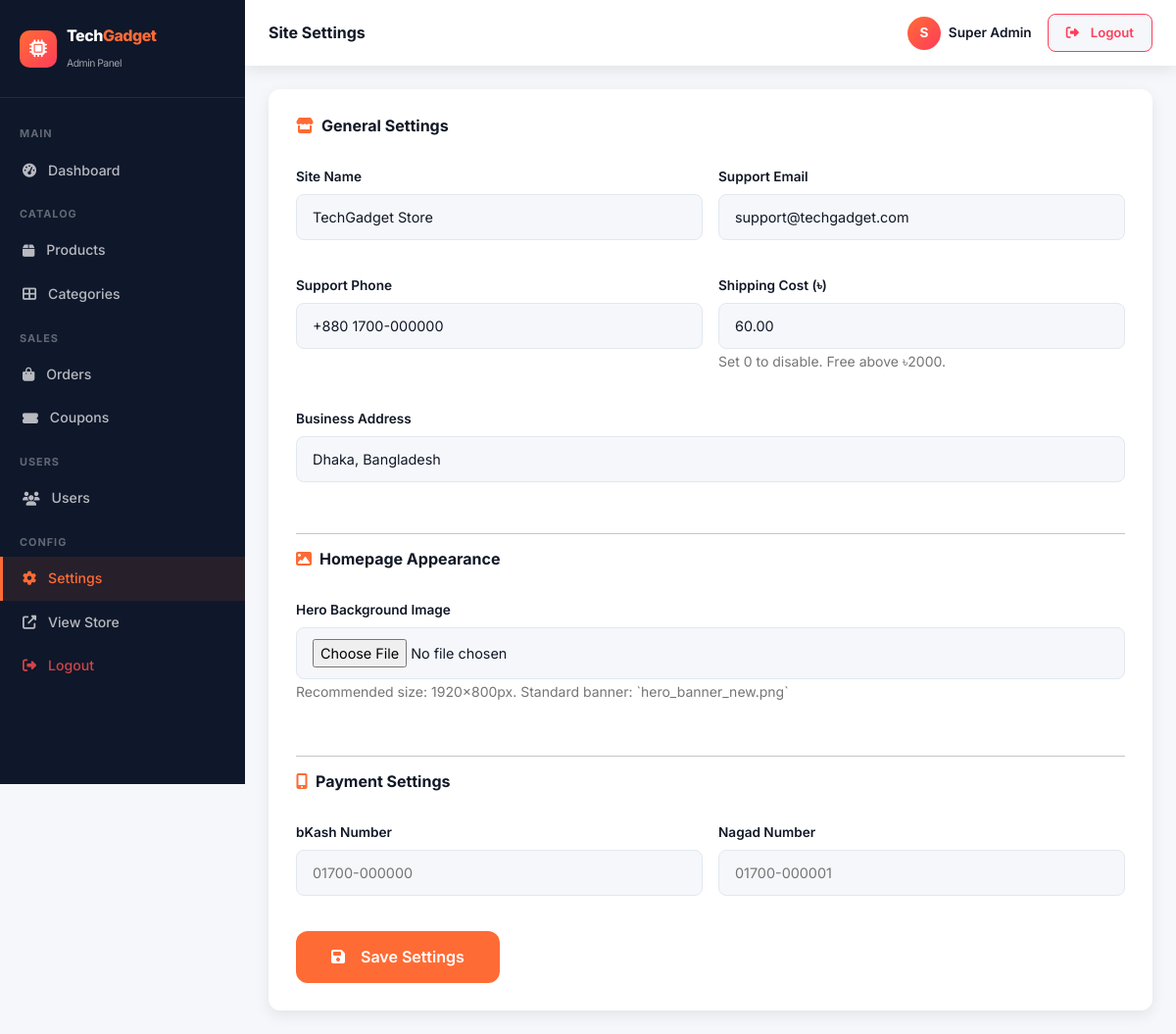
Page /admin/settings.php (signed in) on the committed database.
### tables this page shows
CREATE TABLE `settings` (
  `id` int(11) NOT NULL AUTO_INCREMENT,
  `site_name` varchar(100) DEFAULT 'TechGadget Store',
  `site_logo` varchar(255) DEFAULT '',
  `footer_text` varchar(255) DEFAULT '© 2026 TechGadget Store. All rights reserved.',
  `currency` varchar(10) DEFAULT 'BDT',
  `currency_symbol` varchar(5) DEFAULT '৳',
  `shipping_cost` decimal(10,2) DEFAULT 60.00,
  `email` varchar(100) DEFAULT 'support@techgadget.com',
  `phone` varchar(30) DEFAULT '+880 1700-000000',
  `address` varchar(255) DEFAULT 'Dhaka, Bangladesh',
  `facebook` varchar(255) DEFAULT '#',
  `instagram` varchar(255) DEFAULT '#',
  `youtube` varchar(255) DEFAULT '#',
  `twitter` varchar(255) DEFAULT '#',
  `bkash_number` varchar(20) DEFAULT '',
  `nagad_number` varchar(20) DEFAULT '',
  `maintenance_mode` tinyint(1) DEFAULT 0,
  `updated_at` timestamp DEFAULT CURRENT_TIMESTAMP ON UPDATE CURRENT_TIMESTAMP,
  PRIMARY KEY (`id`)
);

### includes/functions.php (called while the page is built, shortened)
<?php
require_once __DIR__ . '/db.php';
function isAdmin() {
    return isset($_SESSION['admin_id']);
}
function currentAdmin() {
    global $pdo;
    $stmt = $pdo->prepare("SELECT * FROM admins WHERE id = ?");
    $stmt->execute([$_SESSION['admin_id']]);
    return $stmt->fetch();
}
function sanitize($str) {
    return htmlspecialchars(strip_tags(trim($str)), ENT_QUOTES, 'UTF-8');
}
function getSettings() {
    global $pdo;
    static $settings = null;
    if ($settings === null) {
        try {
            $stmt = $pdo->query("SELECT * FROM settings LIMIT 1");
            $settings = $stmt->fetch() ?: [];
        } catch (Exception $e) {
            $settings = [];
        }
        $settings += [
            'site_name'     => 'TechGadget Store',
            'site_email'    => 'support@techgadget.com',
            'site_phone'    => '+880 1700-000000',
            'site_address'  => 'Dhaka, Bangladesh',
            'shipping_cost' => 60,
            'bkash_number'  => '01700-000000',
            'nagad_number'  => '01700-000001',
            'currency'      => 'BDT',
            'currency_symbol'=> '৳',
        ];
    }
    return $settings;
}

### admin/settings.php (the view, shortened to what this page needs)
<?php
require_once __DIR__ . '/../includes/functions.php';
$adminTitle = 'Site Settings';
$settings = getSettings();
include __DIR__ . '/includes/admin_header.php';
?>
<form method="POST" enctype="multipart/form-data" style="background:#fff;border-radius:var(--tg-radius);padding:28px;box-shadow:var(--tg-shadow)">
  <div class="row g-3">
    <div class="col-12"><h6 class="fw-700 mb-3"><i class="fas fa-store me-2 text-accent"></i>General Settings</h6></div>
    <div class="col-md-6"><div class="tg-input-group"><label>Site Name</label><input name="site_name" class="tg-input" value="<?php echo sanitize($settings['site_name']??'TechGadget Store'); ?>"></div></div>
    <div class="col-md-6"><div class="tg-input-group"><label>Support Email</label><input name="site_email" type="email" class="tg-input" value="<?php echo sanitize($settings['site_email']??''); ?>"></div></div>
    <div class="col-md-6"><div class="tg-input-group"><label>Support Phone</label><input name="site_phone" class="tg-input" value="<?php echo sanitize($settings['site_phone']??''); ?>"></div></div>
    <div class="col-md-6"><div class="tg-input-group"><label>Shipping Cost (৳)</label><input name="shipping_cost" type="number" step="0.01" class="tg-input" value="<?php echo $settings['shipping_cost']??60; ?>"><small class="text-muted">Set 0 to disable. Free above ৳2000.</small></div></div>
    <div class="col-12"><div class="tg-input-group"><label>Business Address</label><input name="site_address" class="tg-input" value="<?php echo sanitize($settings['site_address']??''); ?>"></div></div>
    <div class="col-12"><hr><h6 class="fw-700 mb-3"><i class="fas fa-image me-2 text-accent"></i>Homepage Appearance</h6></div>
    <div class="col-md-12">
      <div class="tg-input-group">
        <label>Hero Background Image</label>
        <div class="d-flex align-items-center gap-3">
          <input type="file" name="site_hero_bg" class="tg-input" accept="image/*">
        </div>
        <small class="text-muted">Recommended size: 1920x800px. Standard banner: `hero_banner_new.png`</small>
      </div>
    </div>
    <div class="col-12"><hr><h6 class="fw-700 mb-3"><i class="fas fa-mobile-alt me-2 text-accent"></i>Payment Settings</h6></div>
    <div class="col-md-6"><div class="tg-input-group"><label>bKash Number</label><input name="bkash_number" class="tg-input" value="<?php echo sanitize($settings['bkash_number']??''); ?>" placeholder="01700-000000"></div></div>
    <div class="col-md-6"><div class="tg-input-group"><label>Nagad Number</label><input name="nagad_number" class="tg-input" value="<?php echo sanitize($settings['nagad_number']??''); ?>" placeholder="01700-000001"></div></div>
  </div>
  <button type="submit" class="tg-btn tg-btn-primary tg-btn-lg mt-3"><i class="fas fa-save me-2"></i>Save Settings</button>
</form>
<?php include __DIR__ . '/includes/admin_footer.php'; ?>

### admin/includes/admin_header.php (shortened to what this page needs)
<?php $adminPage = basename($_SERVER['PHP_SELF']); ?>
<!DOCTYPE html>
<html lang="en">
<head>
<link href="https://cdnjs.cloudflare.com/ajax/libs/mdb-ui-kit/6.4.2/mdb.min.css" rel="stylesheet">
<link href="https://cdnjs.cloudflare.com/ajax/libs/font-awesome/6.5.0/css/all.min.css" rel="stylesheet">
<link href="<?php echo SITE_URL; ?>/assets/css/style.css" rel="stylesheet">
<link href="<?php echo SITE_URL; ?>/admin/assets/admin.css" rel="stylesheet">
</head>
<body style="padding-bottom:0">
<div class="tg-admin-wrapper">
<aside class="tg-admin-sidebar">
  <div class="tg-admin-brand">
    <a href="<?php echo SITE_URL; ?>/admin/" class="tg-brand text-decoration-none">
      <div class="tg-brand-icon"><i class="fas fa-microchip"></i></div>
      <div class="tg-brand-text" style="font-size:1rem;color:#fff">Tech<span>Gadget</span><br><small style="font-size:.65rem;opacity:.6;font-weight:400">Admin Panel</small></div>
    </a>
  </div>
  <nav class="tg-admin-nav">
    <div class="tg-admin-nav-section">Main</div>
    <a href="<?php echo SITE_URL; ?>/admin/" class="tg-admin-nav-link <?php echo $adminPage==='index.php'?'active':''; ?>"><i class="fas fa-tachometer-alt"></i>Dashboard</a>
    <div class="tg-admin-nav-section">Catalog</div>
    <a href="<?php echo SITE_URL; ?>/admin/products.php" class="tg-admin-nav-link <?php echo in_array($adminPage,['products.php','add-product.php'])?'active':''; ?>"><i class="fas fa-box"></i>Products</a>
    <a href="<?php echo SITE_URL; ?>/admin/categories.php" class="tg-admin-nav-link <?php echo $adminPage==='categories.php'?'active':''; ?>"><i class="fas fa-th-large"></i>Categories</a>
    <div class="tg-admin-nav-section">Sales</div>
    <a href="<?php echo SITE_URL; ?>/admin/orders.php" class="tg-admin-nav-link <?php echo $adminPage==='orders.php'?'active':''; ?>"><i class="fas fa-shopping-bag"></i>Orders</a>
    <a href="<?php echo SITE_URL; ?>/admin/coupons.php" class="tg-admin-nav-link <?php echo $adminPage==='coupons.php'?'active':''; ?>"><i class="fas fa-ticket-alt"></i>Coupons</a>
    <div class="tg-admin-nav-section">Users</div>
    <a href="<?php echo SITE_URL; ?>/admin/users.php" class="tg-admin-nav-link <?php echo $adminPage==='users.php'?'active':''; ?>"><i class="fas fa-users"></i>Users</a>
    <div class="tg-admin-nav-section">Config</div>
    <a href="<?php echo SITE_URL; ?>/admin/settings.php" class="tg-admin-nav-link <?php echo $adminPage==='settings.php'?'active':''; ?>"><i class="fas fa-cog"></i>Settings</a>
    <a href="<?php echo SITE_URL; ?>/" target="_blank" class="tg-admin-nav-link"><i class="fas fa-external-link-alt"></i>View Store</a>
    <a href="<?php echo SITE_URL; ?>/admin/logout.php" class="tg-admin-nav-link" style="color:rgba(255,80,80,.8)"><i class="fas fa-sign-out-alt"></i>Logout</a>
  </nav>
</aside>
<div class="tg-admin-content">
  <div class="tg-admin-topbar">
    <div class="d-flex align-items-center gap-3">
      <h6 class="fw-700 mb-0"><?php echo $adminTitle ?? 'Dashboard'; ?></h6>
    </div>
    <div class="d-flex align-items-center gap-3">
      <?php $admin = currentAdmin(); ?>
      <div class="d-flex align-items-center gap-2">
        <div class="tg-avatar-placeholder" style="width:34px;height:34px;font-size:.85rem"><?php echo strtoupper(substr($admin['name']??'A',0,1)); ?></div>
        <span style="font-size:.85rem;font-weight:600"><?php echo sanitize($admin['name']??'Admin'); ?></span>
      </div>
      <a href="<?php echo SITE_URL; ?>/admin/logout.php" class="tg-btn tg-btn-sm" style="background:var(--tg-bg);color:var(--tg-danger);border:1px solid var(--tg-danger)"><i class="fas fa-sign-out-alt me-1"></i>Logout</a>
    </div>
  </div>

### assets/css/style.css (style rules this page uses)
:root { --tg-primary: #0F172A; --tg-primary-mid: #1E293B; --tg-primary-light: #334155; --tg-accent: #FF6B35; --tg-accent-light: #E85A2A; --tg-cyan: #00d4ff; --tg-success: #00c576; --tg-danger: #ff3d5a; --tg-warning: #ffb800; --tg-text: #111827; --tg-text-muted: #6B7280; --tg-bg: #F5F7FA; --tg-card: #FFFFFF; --tg-border: #e2e8f0; --tg-radius: 12px; --tg-radius-sm: 8px; --tg-radius-lg: 20px; --tg-shadow: 0 5px 15px rgba(0, 0, 0, 0.08); --tg-shadow-lg: 0 8px 40px rgba(15, 23, 42, 0.15); --tg-transition: 0.3s cubic-bezier(0.4, 0, 0.2, 1); --font-main: 'Inter', system-ui, sans-serif; }
*, *::before, *::after { box-sizing: border-box }
html { scroll-behavior: smooth }
body { font-family: var(--font-main); background: var(--tg-bg); color: var(--tg-text); line-height: 1.6; padding-bottom: 70px }
@media (min-width:1200px) { body { padding-bottom: 0 } }
a { color: var(--tg-accent); text-decoration: none; transition: color var(--tg-transition) }
.fw-700 { font-weight: 700 !important }
.tg-brand { display: flex; align-items: center; gap: 10px; text-decoration: none }
.tg-brand-icon { width: 38px; height: 38px; background: linear-gradient(135deg, var(--tg-accent), #ff3d5a); border-radius: 10px; display: flex; align-items: center; justify-content: center; color: #fff; font-size: 18px; flex-shrink: 0 }
.tg-brand-text { font-size: 1.35rem; font-weight: 800; color: var(--tg-primary); letter-spacing: -0.5px }
.tg-brand-text span { color: var(--tg-accent) }
.tg-avatar-placeholder { width: 38px; height: 38px; border-radius: 50%; background: linear-gradient(135deg, var(--tg-accent), #ff3d5a); color: #fff; display: flex; align-items: center; justify-content: center; font-weight: 700; font-size: .95rem }
.tg-input-group { position: relative; margin-bottom: 20px }
.tg-input-group label { display: block; font-size: .85rem; font-weight: 600; margin-bottom: 6px; color: var(--tg-text) }
.tg-input { width: 100%; padding: 11px 16px; border: 1.5px solid var(--tg-border); border-radius: var(--tg-radius-sm); font-size: .9rem; background: var(--tg-bg); color: var(--tg-text); transition: all var(--tg-transition); outline: none }
.tg-btn { padding: 12px 28px; border: none; border-radius: var(--tg-radius-sm); font-weight: 600; font-size: .9rem; cursor: pointer; transition: all var(--tg-transition); display: inline-flex; align-items: center; gap: 8px }
.tg-btn-primary { background: var(--tg-accent); color: white; border-radius: var(--tg-radius-sm) }
.tg-btn-lg { padding: 14px 36px; font-size: 1rem; border-radius: var(--tg-radius) }
.tg-btn-sm { padding: 8px 18px; font-size: .82rem }
.tg-admin-wrapper { display: flex; min-height: 100vh }
.tg-admin-sidebar { width: 250px; flex-shrink: 0; background: var(--tg-primary); min-height: 100vh; display: flex; flex-direction: column; position: sticky; top: 0; height: 100vh; overflow-y: auto }
.tg-admin-brand { padding: 24px 20px; border-bottom: 1px solid rgba(255, 255, 255, .08) }
.tg-admin-nav { padding: 14px 0; flex: 1 }
.tg-admin-nav-link { display: flex; align-items: center; gap: 12px; padding: 11px 20px; color: rgba(255, 255, 255, .7); text-decoration: none; font-size: .88rem; font-weight: 500; transition: all var(--tg-transition); border-left: 3px solid transparent }
.tg-admin-nav-link.active { color: var(--tg-accent); border-left-color: var(--tg-accent); background: rgba(255, 107, 53, .1) }
.tg-admin-nav-section { padding: 14px 20px 6px; font-size: .68rem; font-weight: 700; color: rgba(255, 255, 255, .35); letter-spacing: 1px; text-transform: uppercase }
.tg-admin-content { flex: 1; padding: 24px; background: var(--tg-bg); overflow: auto }
.tg-admin-topbar { background: #fff; padding: 14px 24px; box-shadow: var(--tg-shadow); display: flex; align-items: center; justify-content: space-between; margin: -24px -24px 24px }
.text-accent { color: var(--tg-accent) !important }

### rows in the picture
settings: site_name "TechGadget Store", site_email "support@techgadget.com", site_phone "+880 1700-000000", shipping_cost "60.00", site_address "Dhaka, Bangladesh"

### other values in the picture
$adminTitle "Site Settings"
substr($admin['name']??'A',0,1) "S"
$admin['name'] "Super Admin"
